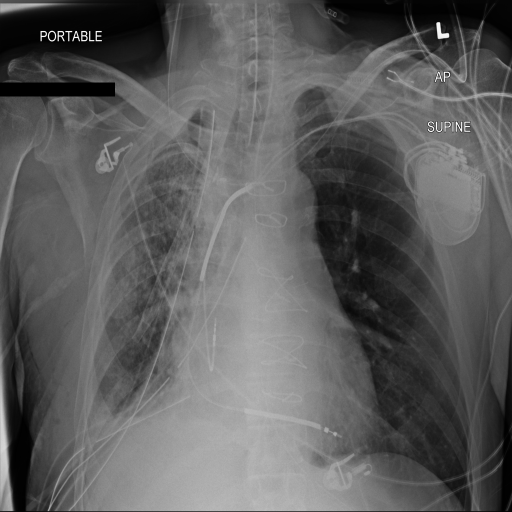
#> input picture images/00000013_005.png, 1024 x 1024 px (shown at 1/2 size); its folder holds only this picture in this run
$ python -i data.py   (imports and definitions only)
#> lines starting #> are read from the running program, lines starting #| are printed output that depends on the picture
import numpy as np
import os
import cv2
from tqdm import tqdm
import matplotlib.pyplot as plt
import random
from PIL import Image, ImageOps
from sklearn.model_selection import train_test_split

reference_shape = (256, 256, 1)

# run locally (NOT in streamlit)
def get_data(image_s_path, dim=256, n_samples=1, pre_process=False):
#> called with image_s_path = 'images/00000013_005.png', dim = 256, n_samples = 1, pre_process = False
    im_array = []
    shape = (dim, dim)
    if os.path.isdir(image_s_path):
        test_files = random.choices(list(os.listdir(image_s_path)), k=n_samples)
        for i in tqdm(test_files):
            im = cv2.imread(os.path.join(image_s_path, i))
            im = cv2.resize(im, shape)[:, :, 0]
            if pre_process:
                im = cv2.equalizeHist(im)
            im_array.append(im)
    elif os.path.isfile(image_s_path):
        im = cv2.imread(os.path.join(image_s_path))
#> im is the input picture: shape (1024, 1024, 3); min 0, max 255, mean 93.6
        im = cv2.resize(im, shape)[:, :, 0]
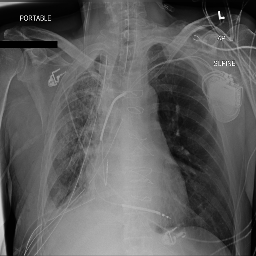
#> im: shape (256, 256); min 0, max 255, mean 93.8
        if pre_process:
            im = cv2.equalizeHist(im)
        im_array.append(im)
    # reshape & normalize
    im_array = np.array(im_array).reshape(len(im_array), dim, dim, 1)
    im_array = (im_array - 127.0) / 127.0
    return im_array

# run on streamlit
def load_data(image, pre_process="Original", dim=256):
    image = ImageOps.fit(image, (dim, dim))
    image = np.asarray(image)
    # pil to cv
    image = cv2.cvtColor(image, cv2.COLOR_BGR2RGB)
    # check channel
    if len(image.shape) == 3:
        image = cv2.cvtColor(image, cv2.COLOR_BGR2GRAY)
        # compatible size
        if image.shape != reference_shape:
            image = cv2.resize(image, (dim, dim))

    # selected pre_process
    if pre_process == "DHE":
        image = cv2.equalizeHist(image)

    # reshape & normalize
    image = image.reshape(1, dim, dim, 1)
    image = (image - 127.0) / 127.0
    return image

>>> result = get_data('images/00000013_005.png')

$ run again, on images/00000061_002.png
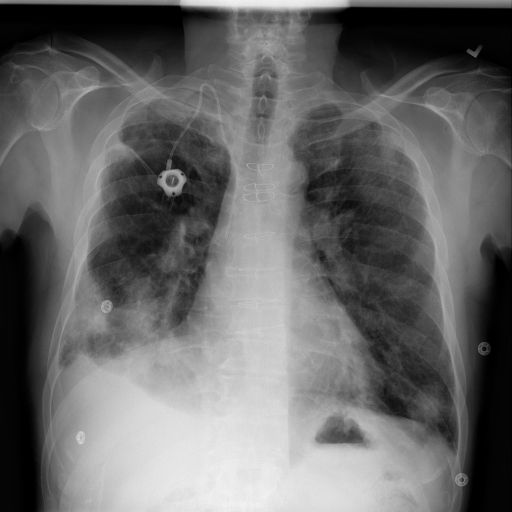
#> input picture images/00000061_002.png, 1024 x 1024 px (shown at 1/2 size)
#> in get_data, im is the input picture: shape (1024, 1024, 3); min 0, max 246, mean 104.7
#> in get_data, `im = cv2.resize(im, shape)[:, :, 0]`:
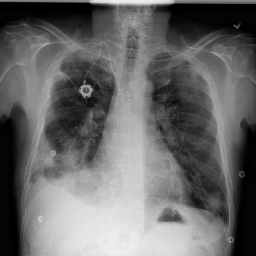
#> im: shape (256, 256); min 0, max 243, mean 104.9

$ run again, on images/00000116_040.png
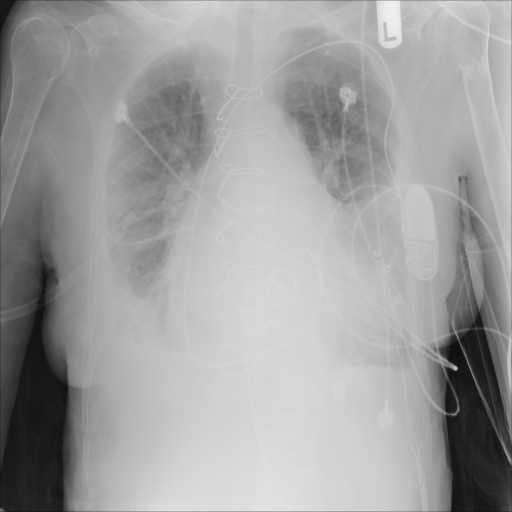
#> input picture images/00000116_040.png, 1024 x 1024 px (shown at 1/2 size)
#> in get_data, im is the input picture: shape (1024, 1024, 3); min 9, max 248, mean 159.7
#> in get_data, `im = cv2.resize(im, shape)[:, :, 0]`:
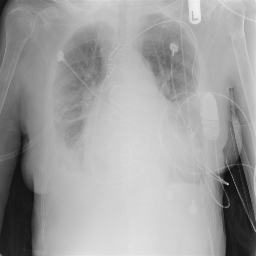
#> im: shape (256, 256); min 14, max 242, mean 160.1
